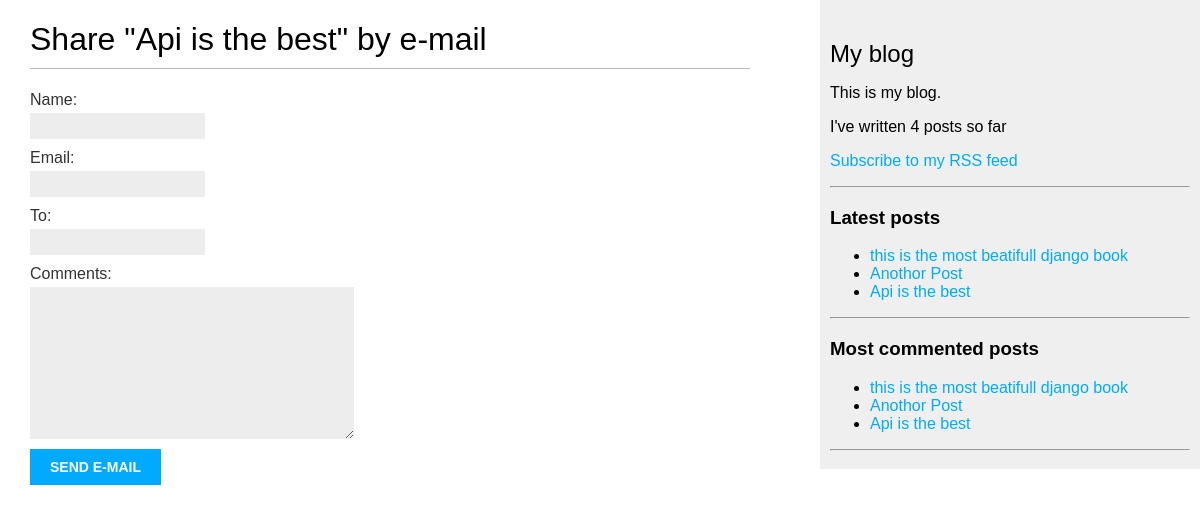
/blog/4/share/, run on an earlier commit of the app's database.
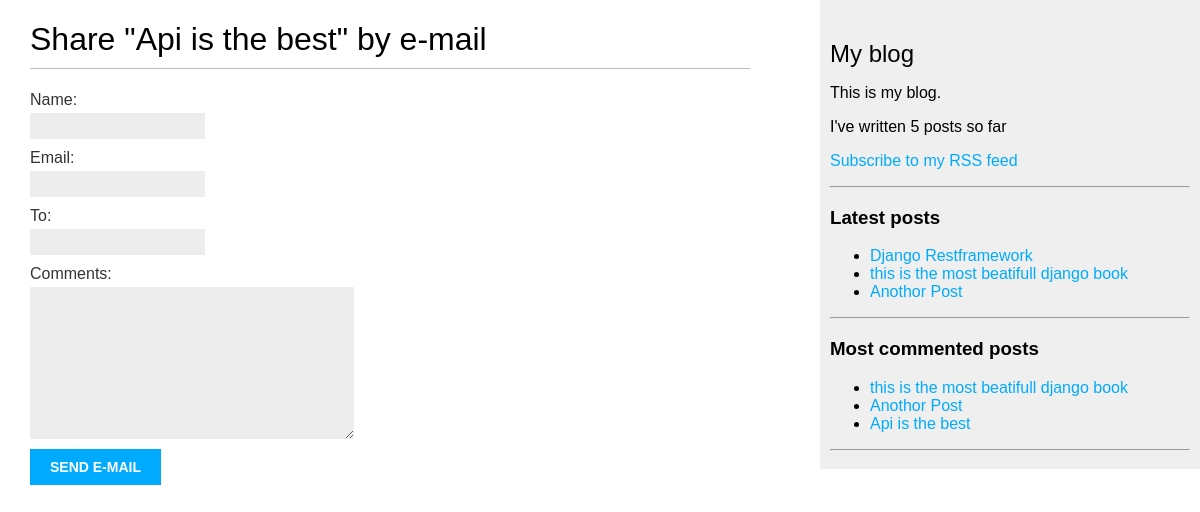
And on a later commit of the database.
### blog/models.py (models this page shows, shortened)
class Post(models.Model):
    class Status(models.TextChoices):
        DRAFT = 'DR', 'Draft'
        PUBLISHED = 'PB', 'Published'
        '''
        In Shell if I try these

        Post.Status.choices
        [('DF', 'Draft'), ('PB', 'Published')]

        Post.Status.labels
        ['Draft', 'Published']

        Post.Status.values
        ['DF', 'PB']

        Post.Status.names
        ['DRAFT', 'PUBLISHED']
        '''
    title = models.CharField(max_length=255)
    slug = models.SlugField(max_length=255, unique_for_date='publish') # so we need to ensure that no post can be stored in the database with the same slug and publish date as an existing post
    author = models.ForeignKey(User, on_delete=models.CASCADE, related_name='blog_posts')
    body = models.TextField()
    publish = models.DateField(default=timezone.now)
    created = models.DateField(auto_now_add=True)
    updated = models.DateTimeField(auto_now=True)
    status = models.CharField(max_length=2, choices = Status.choices, default = Status.DRAFT)
    objects = models.Manager() # The default manager
    published = PublishedManager() # Our custom manager.
    tags = TaggableManager() # tags manager will allow you to add, retrieve, and remove tags from Post objects.
    class Meta:
        ordering = ['-publish']
        indexes = [
            models.Index(fields=['-publish']),
        ]
    def get_absolute_url(self):
        return reverse('blog:post_detail', args=[self.publish.year,
                                                    self.publish.month,
                                                    self.publish.day,
                                                    self.slug
                                                ]
                        )

### blog/views.py (the view)
# urls.py: path('<int:post_id>/share/', views.post_share, name='post_share'),
def post_share(request, post_id):
    post = get_object_or_404(Post, id=post_id, status=Post.Status.PUBLISHED)
    sent = False
    if request.method == 'POST':
        form = EmailPostForm(request.POST)
        if form.is_valid():
            cd = form.cleaned_data # If your form data does not validate, cleaned_data will contain only the valid fields.
            post_url = request.build_absolute_uri(post.get_absolute_url())
            subject = f"{cd['name']} recommends you read {post.title}"
            message = f"Read {post.title} at {post_url}\n\n{cd['name']}\'s comments: {cd['comments']}"
            send_mail(subject,
                    message,
                    'engaymanfarag1997@gmail.com',
                    [cd['to']])
            sent = True
    else:
        form = EmailPostForm()
    return render(request, 'blog/post/share.html', {'post': post,
                                                    'form': form,
                                                    'sent': sent}
                )

### blog/forms.py
class EmailPostForm(forms.Form):
    name = forms.CharField(max_length=25)
    email = forms.EmailField()
    to = forms.EmailField()
    comments = forms.CharField(required=False, widget=forms.Textarea) # widget=forms.Textarea ==>  <textarea> by default is ==> <input type="text">

### blog/models.py (called while the page is built)
    def get_queryset(self):
        return super().get_queryset().filter(status=Post.Status.PUBLISHED)

### blog/templatetags/blog_tags.py (called while the page is built)
@register.simple_tag
def total_posts():
    return Post.published.count()

@register.inclusion_tag('blog/post/latest_posts.html')
def show_latest_posts(count=5):
    latest_posts = Post.published.order_by('-publish')[:count]
    return {'latest_posts': latest_posts}

@register.simple_tag
def get_most_commented_posts(count=3):
    return Post.published.annotate( total_comments=Count('comments')).order_by('-total_comments')[:count]

### blog/templates/blog/post/share.html (shortened to what this page needs)
{% extends "blog/base.html" %}
{% block content %}
    {% if sent %}
    <h1>E-mail successfully sent</h1>
    <p>
    "{{ post.title }}" was successfully sent to {{ form.cleaned_data.to }}.
    </p>
    {% else %}
    <h1>Share "{{ post.title }}" by e-mail</h1>
    <form method="post">
        {{ form.as_p }}
        <input type="submit" value="Send e-mail">
    </form>
    {% endif %}
{% endblock %}

### blog/templates/blog/base.html (shortened to what this page needs)
{% load blog_tags %}
{% load static %}
<!DOCTYPE html>
<html>
  <head>
    <link href="{% static 'css/blog.css' %}" rel="stylesheet" />
  </head>
  <body>
    <div id="content">
        {% block content %}
        {% endblock %}
    </div>
    <div id="sidebar">
      <h2>My blog</h2>
      <p>This is my blog.</p>
      I've written {% total_posts %} posts so far
      <p>
        <a href="{% url 'blog:post_feed' %}">
        Subscribe to my RSS feed
        </a>
      </p>
      <hr>
      <h3>Latest posts</h3>
      {% show_latest_posts 3 %}
      <hr>
      <h3>Most commented posts</h3>
      {% get_most_commented_posts as most_commented_posts %}
        <ul>
          {% for post in most_commented_posts %}
            <li>
            <a href="{{ post.get_absolute_url }}">{{ post.title }}</a>
            </li>
          {% endfor %}
        </ul>
        <hr>
    </div>
  </body>
</html>

### blog/templates/blog/post/latest_posts.html
<ul>
    {% for post in latest_posts %}
    <li>
    <a href="{{ post.get_absolute_url }}">{{ post.title }}</a>
    </li>
    {% endfor %}
</ul>

What changed in the data, as far as the page shows it:
no longer on one of the page's lists (row unchanged): Post: title "Api is the best"
added Post: title "Django Restframework", shown under "Latest posts"
Also different on the page:
text no longer shown: "4"
text now shown: "5"
